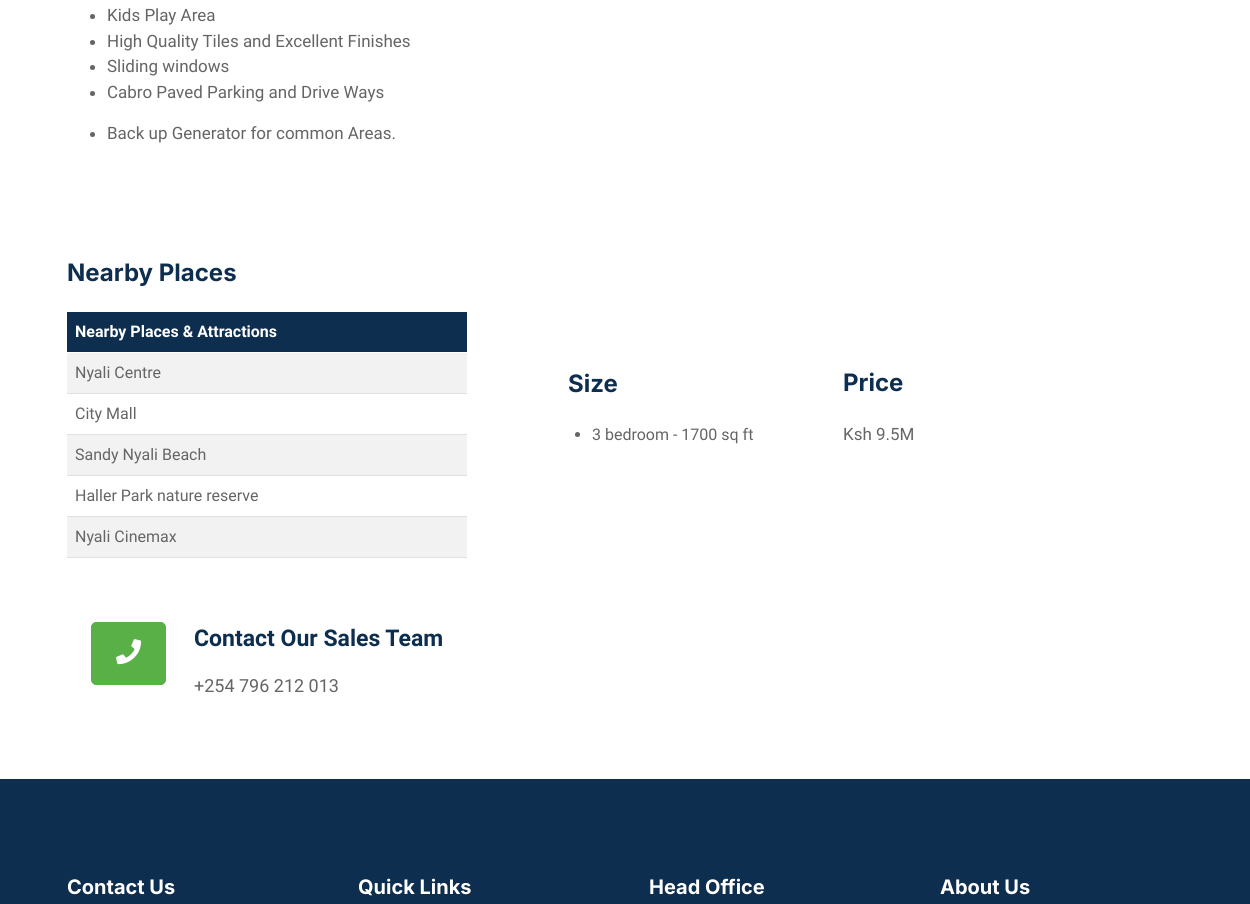
Before: /property_detail/Larkers Apartments/ (middle part) with the older database file.
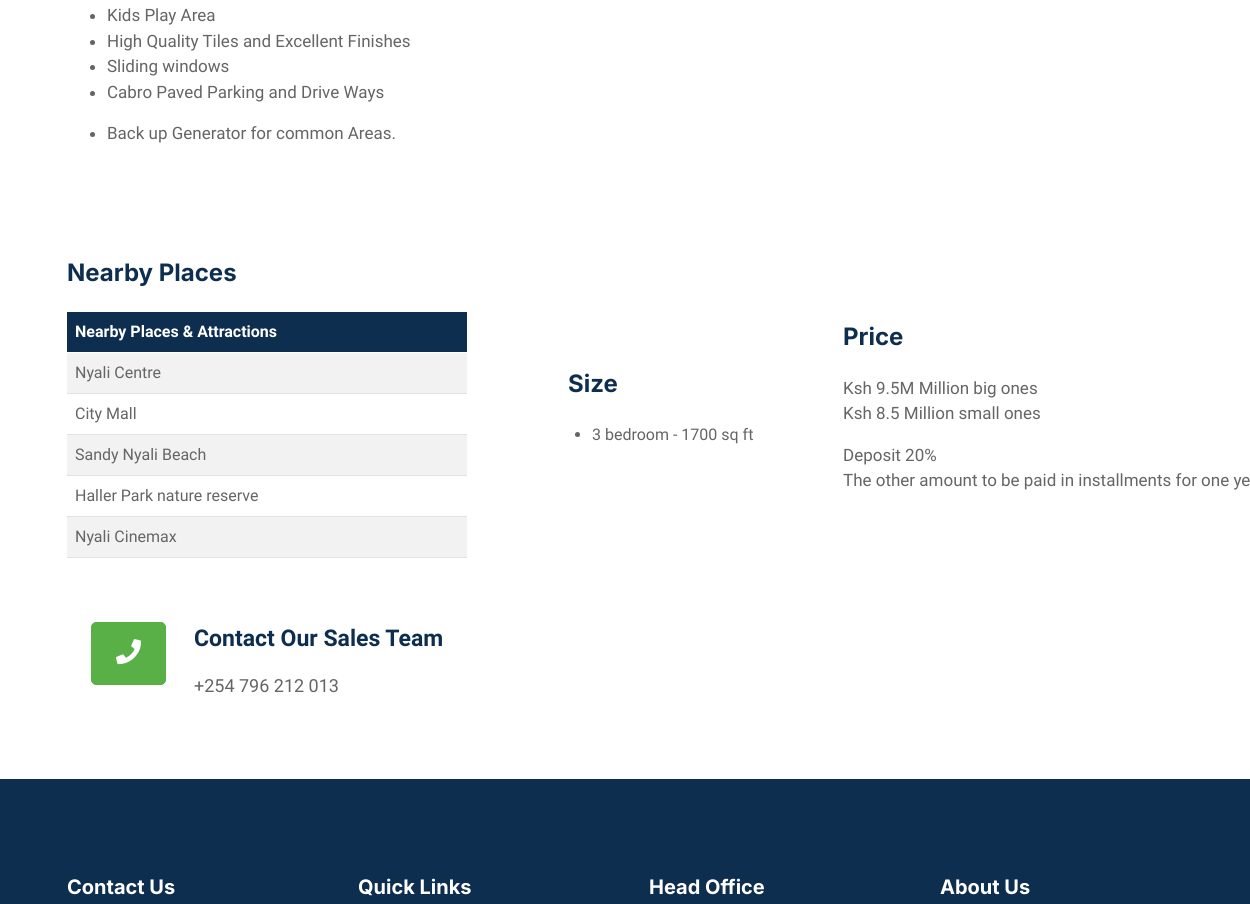
After: the same page with the newer database file.
### realestate_app/models.py (models this page shows, shortened)
class Property(models.Model):
    title = models.CharField(max_length=200, unique=True)
    location = models.CharField(max_length=200)
    description = models.TextField()
    price = models.CharField(max_length=400, )
    price_details = models.TextField(null=True, default='empty')
    size = models.TextField()
    payment_plan = models.TextField(null=True)
    amenities = models.TextField()
    coordinates=models.CharField(max_length=600, null=True)
    nearby=models.TextField(null=True)
    property_type = models.ForeignKey(Property_type, on_delete=models.CASCADE)
    is_available = models.BooleanField(default=True)

### realestate_app/views.py (the view)
# urls.py: path('property_detail/<str:property_title>/', views.property_detail, name='property_detail'),
def property_detail(request, property_title):
    property_instance = get_object_or_404(Property, title=property_title)
    property_images = property_instance.image_set.all()
    site_map_images = property_instance.image_set.filter(title='Site Map')
    aerial_view_images = property_instance.image_set.filter(title='overview')
    first_floors= property_instance.image_set.filter(title='1stflr')
    second_floors= property_instance.image_set.filter(title='2ndflr')
    third_floors= property_instance.image_set.filter(title='3rdflr')
    fourth_floors= property_instance.image_set.filter(title='4thflr')
    fifth_floors= property_instance.image_set.filter(title='5thflr')
    context = {
        'property': property_instance,
        'property_images': property_images,
        'site_map_images': site_map_images,
        'aerial_view_images': aerial_view_images,
        'first_floors': first_floors,
        'second_floors': second_floors,
        'third_floors': third_floors,
        'fourth_floors': fourth_floors,
        'fifth_floors' : fifth_floors,
    }
    return render(request, 'property_detail.html', context)

### realestate_app/templatetags/custom_filters.py (called while the page is built)
@register.filter(name='split_lines')
def split_lines(value):
    return value.split('\n')

### realestate_app/templates/property_detail.html (shortened to what this page needs)
{% extends 'base.html' %}
{% load custom_filters %}
{% load static %}
{% block content %}
<link href="https://cdnjs.cloudflare.com/ajax/libs/font-awesome/5.10.0/css/all.min.css" rel="stylesheet">
<div class="container-xxl py-3">
    <div class="container">
        <div class="row g-5 align-items-center">
            <div class="col-lg-6 wow fadeIn" data-wow-delay="0.1s">
                <div class="pb-3 pe-0" style="font-size: 17px;" >
                    <ul >
                        {% if property.amenities %}
                            {% for amenity in property.amenities|split_lines %}
                                <li>{{ amenity }}</li>
                                {% if forloop.counter|divisibleby:4 and not forloop.last %}
                                    </ul><ul>
                                {% endif %}
                            {% endfor %}
                        {% else %}
                            <li>No amenities specified</li>
                        {% endif %}
                    </ul>
                </div>
            </div>
                    </div>
            </div>
        </div>
</div>
<div class="container-xxl py-3">
  <div class="container">
    <div class="row g-5 align-items-center">
      <div class="col-lg-5 wow fadeIn" data-wow-delay="0.1s">
          {% if property.nearby != 'N/A' %}
              <div class="col-lg-6 wow fadeIn" data-wow-delay="0.1s">
                <h4 class="mb-4 my-5 " style="white-space: nowrap;">Nearby Places</h4>
                <table class="table table-striped"style="width: 400px;">
                  <thead>
                    <th style="background: #0e2e50; color: #fff"> Nearby Places & Attractions</th>
                  </thead>
                  <tbody>
                    {% for line in property.nearby|split_lines %}
                      <tr>
                        <td>{{ line }}</td>
                      </tr>
                    {% endfor %}
                  </tbody>
                </table>
              </div>
          {% endif %}
      </div>
      <div class="col-lg-3 wow fadeIn" data-wow-delay="0.1s">
            <div class="col-lg-6 wow fadeIn" data-wow-delay="0.1s">
              <h4 class="mb-4 my-5 mx-3">Size</h4>
              {% if property.size%}
              {% for size in property.size|split_lines %}
              <ul style="white-space: nowrap;">
                <li> {{size}}</li>
              </ul>
              {% endfor %}
              {% endif %}
            </div>
      </div>
      <div class="col-lg-3 wow fadeIn" data-wow-delay="0.1s">
        {% if property.price or property.payment_plan %}
            <div class="col-lg-6 wow fadeIn" data-wow-delay="0.1s">
              {% if property.price_details != 'empty' or property.payment_plan != 'N/A' %}
                    <h4 class="mb-4 my-5">Price</h4>
              {% if property.price_details != 'empty' %}
                      <p class="" style="margin-left:0; white-space: nowrap; font-size:17px">{{ property.price_details|linebreaksbr }}</p>
                  {% endif %}
                  {% if property.payment_plan != 'N/A' %}
                      <p class="" style="margin-left:0; white-space: nowrap; font-size:17px">{{ property.payment_plan|linebreaksbr }}</p>
                  {% endif %}
              {% endif %}
            </div>
        {% endif %}
      </div>
      <div class="container">
        <button class="btn btn-primary py-3 px-4 mx-4" style="display: inline-block;"><i class="fas fa-phone" style="font-size:25px;"></i></button>
        <div style="display: inline-block; vertical-align: top;">
            <p class=" fw-bold" style="font-size:23px; color:#0E2E50; margin-left:0"> Contact Our Sales Team </p>
            <p style="font-size:18px;margin-left:0"> +254 796 212 013 </p>
        </div>
    </div>
    </div>
  </div>
</div>
{% endblock %}

Changed rows visible on the page:
changed Property "3 bedroom - 1700 sq ft": price_details "Ksh 9.5M" → "Ksh 9.5M Million big ones Ksh 8.5 Million small ones"; payment_plan (not shown) → "Deposit 20% The other amount to be paid in installments for one…"
